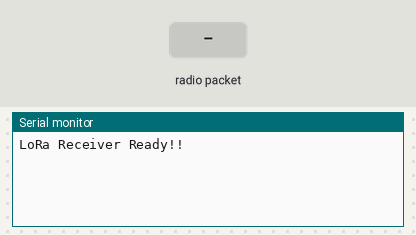
Recording of a sketch running on a simulated Arduino Uno, built with avr-gcc and run on an emulated ATmega328P. Parts: the last lines printed to the serial monitor. The inputs (shaded band) are chosen by the test bench. No radio packets arrive unless stated.

Above: at 1.2 s.
1.3 s: radio packet "1" arrives
At 2.4 s:
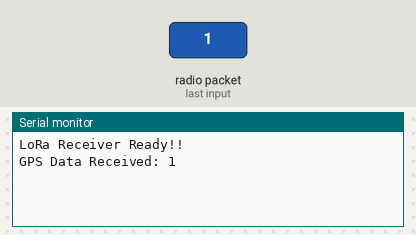
2.8 s: radio packet "0" arrives
At 3.5 s:
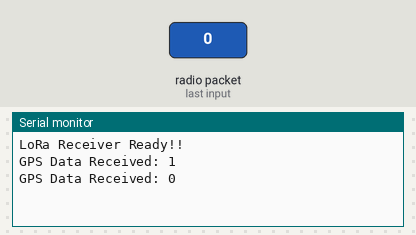
4.3 s: radio packet "2" arrives
At 4.7 s:
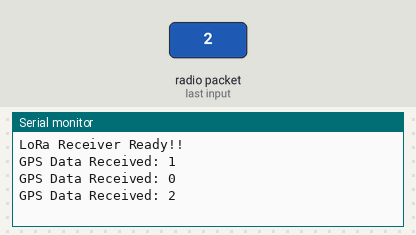

Measured:
- after the input at 1.3 s, the serial monitor: prints a new line at once (image 1)
- after the input at 2.8 s, the serial monitor: prints a new line at once (image 2)
- after the input at 4.3 s, the serial monitor: prints a new line at once (image 3)

The sketch:

receiver.ino
```cpp
#include <SPI.h>
#include <LoRa.h>

#define LORA_SS_PIN 6
#define LORA_RST_PIN 7
#define LORA_DIO0_PIN 2
#define LORA_FREQUENCY 433E6
#define LORA_BANDWIDTH 125E3
#define LORA_SPREADING_FACTOR 7
#define LORA_CODING_RATE 5
#define LORA_SYNC_WORD 0x12

void setup()
{
  Serial.begin(9600);
  LoRa.setPins(LORA_SS_PIN, LORA_RST_PIN, LORA_DIO0_PIN);
  if (!LoRa.begin(LORA_FREQUENCY))
  {
    Serial.println("LoRa initialization failed. Check your connections.");
    while (1);
  }
  LoRa.setSignalBandwidth(LORA_BANDWIDTH);
  LoRa.setSpreadingFactor(LORA_SPREADING_FACTOR);
  LoRa.setCodingRate4(LORA_CODING_RATE);
  LoRa.setSyncWord(LORA_SYNC_WORD);
  Serial.println("LoRa Receiver Ready!!");
}

void loop()
{
  int packetSize = LoRa.parsePacket();
  if (packetSize)
  {
    String gpsData = "";
    while (LoRa.available())
    {
      gpsData += (char)LoRa.read();
    }
    Serial.println("GPS Data Received: " + gpsData);
  }
}
```
